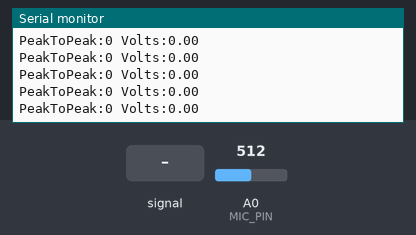
The sketch below on a simulated Arduino Uno, built with avr-gcc and run on an emulated ATmega328P. On the bench: the last lines printed to the serial monitor. The test bench sets the inputs (shaded band); at power-on: A0 (MIC_PIN) = 512.

Above: at 1.2 s.
1.3 s: A0 (MIC_PIN) fed a 200 Hz sine of ±81 counts around its level
At 1.32 s:
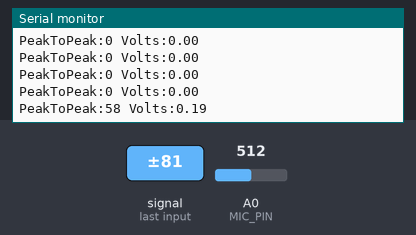
2.8 s: A0 (MIC_PIN) set to 716
At 2.82 s:
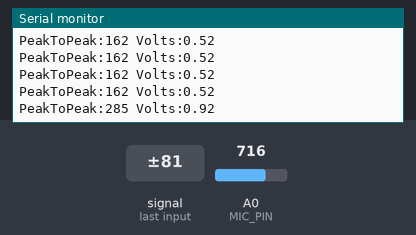
4.3 s: A0 (MIC_PIN) fed a 1000 Hz sine of ±255 counts around its level
At 4.32 s:
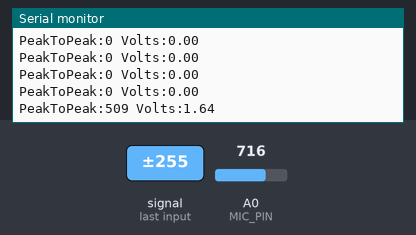
5.8 s: A0 (MIC_PIN) set to 1023
At 5.82 s:
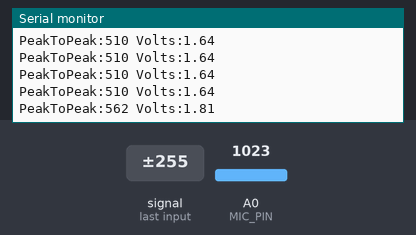
Timing chart, 0 to 8.3 s (numbered marks = the images above; inputs shaded):
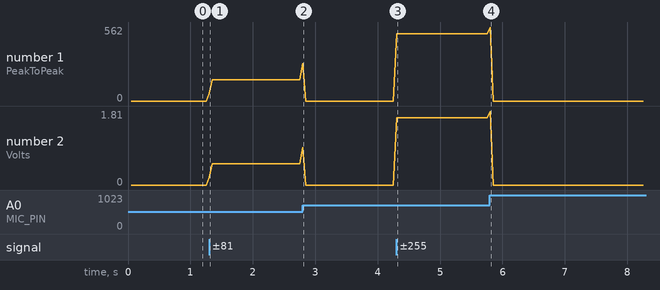

Measured:
- after the input at 1.3 s, the serial monitor: prints a new line at once (image 1)
- after the input at 2.8 s, the serial monitor: prints a new line at once (image 2)
- after the input at 4.3 s, the serial monitor: prints a new line at once (image 3)
- after the input at 5.8 s, the serial monitor: prints a new line at once (image 4)
- plotted number 1: 0 → 162 after the input at 1.3 s, 0 → 510 after the input at 4.3 s
- plotted number 2: 0 → 0.52 after the input at 1.3 s, 0 → 1.64 after the input at 4.3 s

The sketch:

Microphone_Peak-to-peak.ino
```cpp
/* -----------------------------------------------
// SparkFun Electret Mic Breakout - Amplitude measure
// -----------------------------------------------
// Wiring:
//   Mic VCC → Arduino 3.3V   (use 3.3V, not 5V, for best results)
//   Mic GND → Arduino GND
//   Mic AUD → Arduino A0
// -----------------------------------------------

Measures sound for 50 ms, then updates max and min values accordingly.
Open the serial plotter to see values. Make sure Baud is set to 9600.

*/

const int MIC_PIN = A0;

// How long to collect samples before calculating a result (in ms).
// 50ms = 20 updates per second — fast enough for sound, smooth in plotter.
const int SAMPLE_WINDOW_MS = 50;

void setup() {
  Serial.begin(9600);
}

void loop() {
  unsigned long start = millis();

  int signalMin = 1023;  // start high so any real reading beats it
  int signalMax = 0;     // start low so any real reading beats it

  // Collect readings for the duration of SAMPLE_WINDOW_MS
  while (millis() - start < SAMPLE_WINDOW_MS) {
    int sample = analogRead(MIC_PIN);
    if (sample > signalMax) signalMax = sample;
    if (sample < signalMin) signalMin = sample;
  }

  // Peak-to-peak amplitude: the difference between the loudest
  // and quietest reading in the sample window.
  // In silence, the mic idles around 512 (half of 3.3V),
  // so min and max stay close together → low peak-to-peak value.
  // Loud sounds push them apart → high peak-to-peak value.
  int peakToPeak = signalMax - signalMin;

  // Convert to voltage for a more meaningful unit (0.0 – 3.3V)
  float volts = (peakToPeak * 3.3) / 1024.0;

  // Send both values to Serial Plotter.
  // Label format "Name:value" lets the plotter show a legend.
  Serial.print("PeakToPeak:");
  Serial.print(peakToPeak);
  Serial.print(" Volts:");
  Serial.println(volts);
}
```
